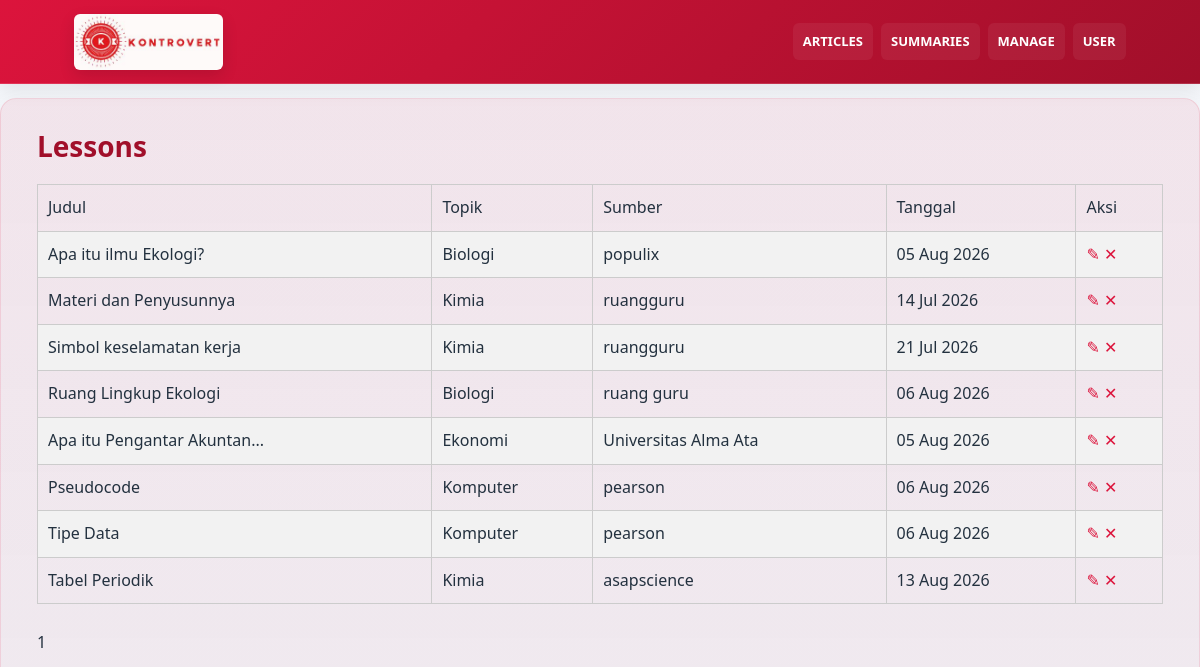
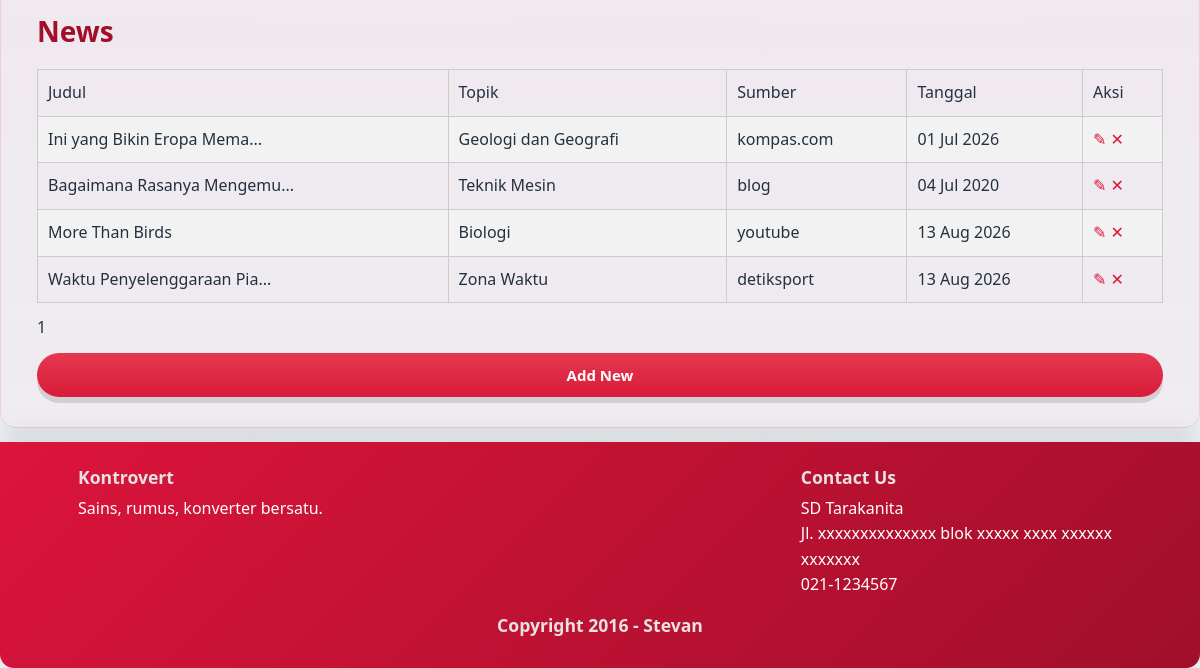
/CMS/longArticleCMS.php (signed in), run on an earlier commit of the app's database (2 pictures, top to bottom).
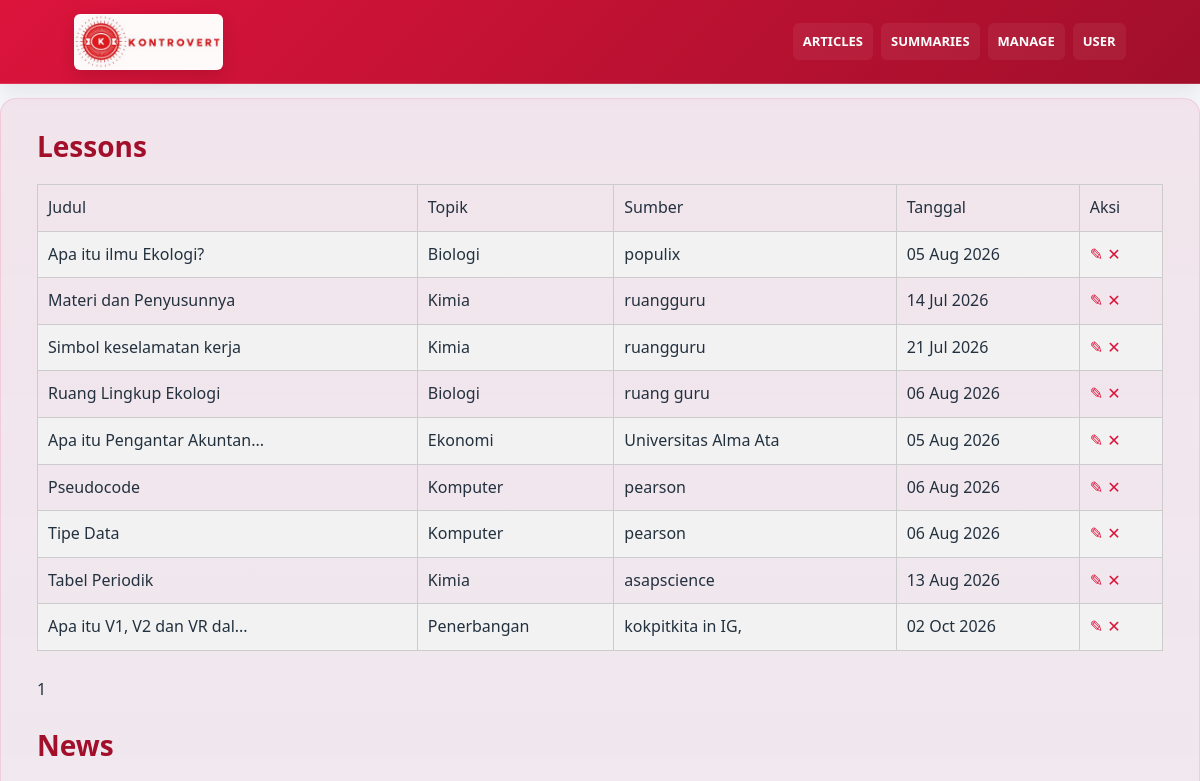
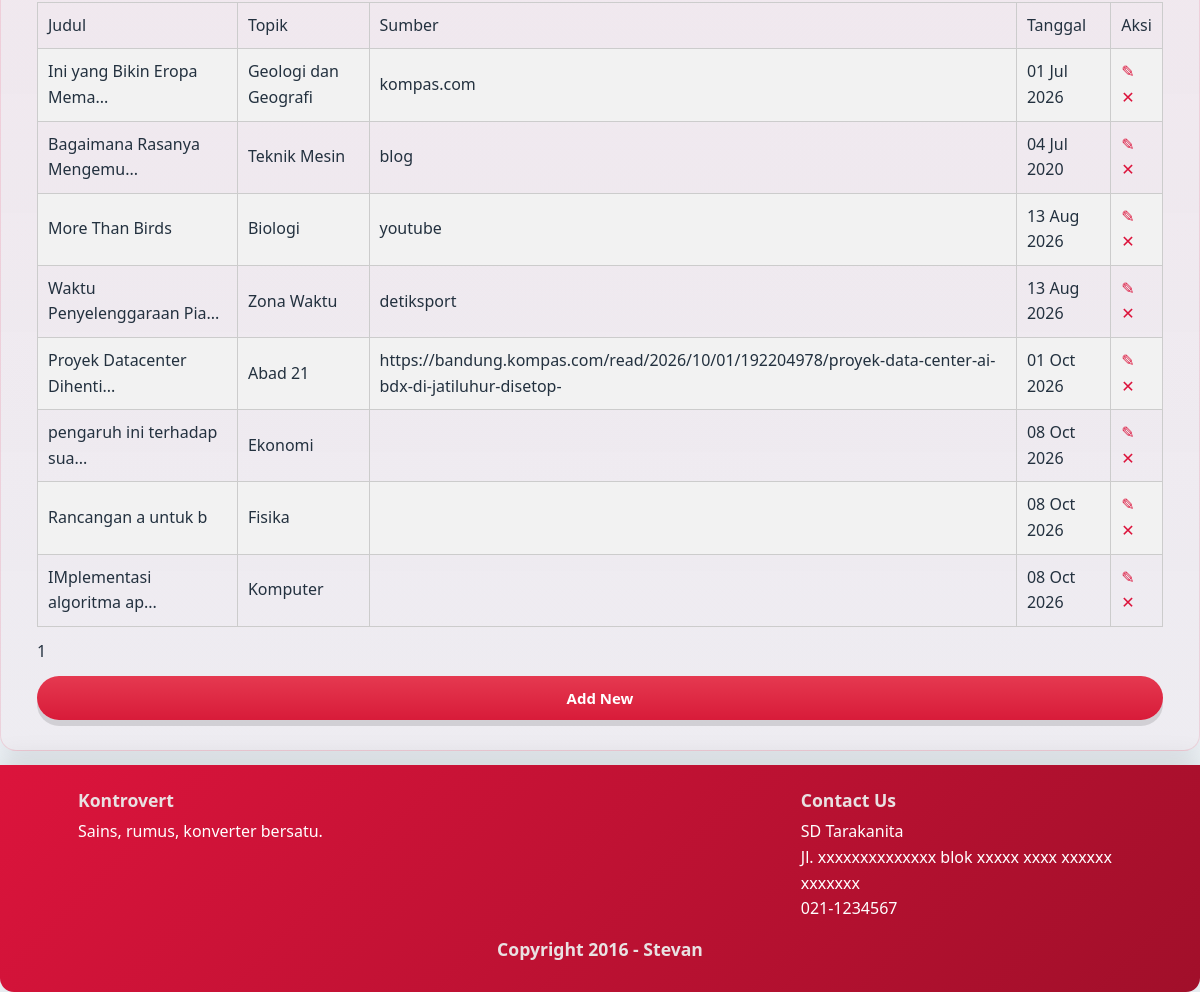
And on a later commit of the database (2 pictures, top to bottom).
### tables this page shows
CREATE TABLE `articles` (
  `id` int(11) NOT NULL,
  `idTopik` int(10) DEFAULT NULL,
  `idJenis` int(11) NOT NULL,
  `gambar` varchar(100) NOT NULL,
  `judul` varchar(100) NOT NULL,
  `isi` text NOT NULL,
  `sumber` varchar(100) NOT NULL,
  `tanggal` date NOT NULL DEFAULT current_timestamp(),
  `idMateri` int(10) DEFAULT NULL,
  `created_by` varchar(20) NOT NULL
);

CREATE TABLE `topics` (
  `id` int(11) NOT NULL,
  `namaTopik` varchar(25) NOT NULL,
  `fg_in_news` tinyint(1) NOT NULL,
  `fg_in_materi` tinyint(1) NOT NULL,
  `fg_in_formulas` tinyint(1) NOT NULL
);

### CMS/longArticleCMS.php (the view, shortened to what the changed rows need)
<?php
	require_once __DIR__ . '/../db.inc.php';
?>
<!DOCTYPE html>
<html>
    <head>
        <link rel="stylesheet" href="buttons.css">
	</head>
	<body>
        <div class="hero" role="banner">
			<div class="hero-inner">
				<h2>Lessons</h2>
				<div class="hero-cta">
					<table id="contentMat" border="1">
                        <?php
                            $jml_list = 10;
                            $halamanLessons = isset($_GET['pageL']) ? max(1, (int) $_GET['pageL']) : 1;
                            $offsetLessons = ($halamanLessons - 1) * $jml_list;
                            $sqlstr = "SELECT a.id, t.namaTopik, a.gambar,
                                            a.judul, a.isi, a.sumber, a.tanggal
                                        FROM articles a
                                            INNER JOIN topics t ON a.idTopik = t.id
                                        WHERE a.idjenis = 5
                                        ORDER BY a.id
                                        LIMIT $offsetLessons,$jml_list";
                            $hasil = mysqli_query($db, $sqlstr);
                            $row = mysqli_fetch_row($hasil);
                            if($row)
                            {
                                do{
                                    list($id,$namaTopik,$gambar,$judul,$isi,$sumber,$tanggal) = $row;
                                    $judul_short = strlen($judul) > 25 ? substr($judul, 0, 25) . '...' : $judul;
                                    echo "<tr>";
                                        echo "<td title='$judul'>$judul_short</td>";
                                        echo "<td>$namaTopik</td>";
                                        echo "<td>$sumber</td>";
                                        echo "<td>" . date('d M Y', strtotime($tanggal)) ."</td>";
                                        echo"<td class='admin-actions'><a href=\"addEditArticle.php?linkID=$id\">✎</a>
                                            <a href=\"delete.php?table=articles&from=longArticleCMS&linkID=$id\" onclick=\"return confirm('Are you sure you want to delete this data?');\">✕</a></td>";
                                    echo "</tr>";
                                }while($row = mysqli_fetch_row($hasil));
                            }
                        ?>
                    </table>
				</div>
                <br>
                <br>
                <h2>News</h2>
                <div class="hero-cta">
                    <table id="contentMat" border="1">
                        <?php
                            $halamanNews = isset($_GET['pageN']) ? max(1, (int) $_GET['pageN']) : 1;
                            $offsetNews = ($halamanNews - 1) * $jml_list;
                            $sqlstr = "SELECT a.id, t.namaTopik, a.gambar, a.judul, a.isi, a.sumber, a.tanggal
                                        FROM articles a
                                            INNER JOIN topics t ON a.idTopik = t.id
                                        WHERE a.idjenis IN (1, 3, 6)
                                        ORDER BY a.id
                                        LIMIT $offsetNews,$jml_list";
                            $hasilNews = mysqli_query($db, $sqlstr);
                            $rowNews = mysqli_fetch_row($hasilNews);
                            if($rowNews)
                            {
                                do{
                                    list($id,$namaTopik,$gambar,$judul,$isi,$sumber,$tanggal) = $rowNews;
                                    $judul_short = strlen($judul) > 25 ? substr($judul, 0, 25) . '...' : $judul;
                                    echo "<tr>";
                                        echo "<td title='$judul'>$judul_short</td>";
                                        echo "<td>$namaTopik</td>";
                                        echo "<td>$sumber</td>";
                                        echo "<td>" . date('d M Y', strtotime($tanggal)) ."</td>";
                                        echo"<td class='admin-actions'><a href=\"addEditArticle.php?linkID=$id\">✎</a>
                                            <a href=\"delete.php?table=articles&from=longArticleCMS&linkID=$id\" onclick=\"return confirm('Are you sure you want to delete this data?');\">✕</a></td>";
                                    echo "</tr>";
                                }while($rowNews = mysqli_fetch_row($hasilNews));
                            }
                        ?>
                    </table>
                </div>
			</div>
		</div>
	</body>
</html>

What changed in the data, as far as the page shows it:
added articles: judul "Apa itu V1, V2 dan VR dal...", idTopik.namaTopik "Penerbangan", sumber "kokpitkita in IG,", tanggal "02 Oct 2026", shown under "Lessons"
added articles: judul "Proyek Datacenter Dihenti...", idTopik.namaTopik "Abad 21", sumber "https://bandung.kompas.com/read/2026/10/01/192204978/proyek-data-center-ai-bdx-di-jatiluhur-disetop-", tanggal "01 Oct 2026", shown under "News"
added articles: judul "pengaruh ini terhadap sua...", idTopik.namaTopik "Ekonomi", tanggal "08 Oct 2026", shown under "News"
added articles: judul "Rancangan a untuk b", idTopik.namaTopik "Fisika", tanggal "08 Oct 2026", shown under "News"
added articles: judul "IMplementasi algoritma ap...", idTopik.namaTopik "Komputer", tanggal "08 Oct 2026", shown under "News"
